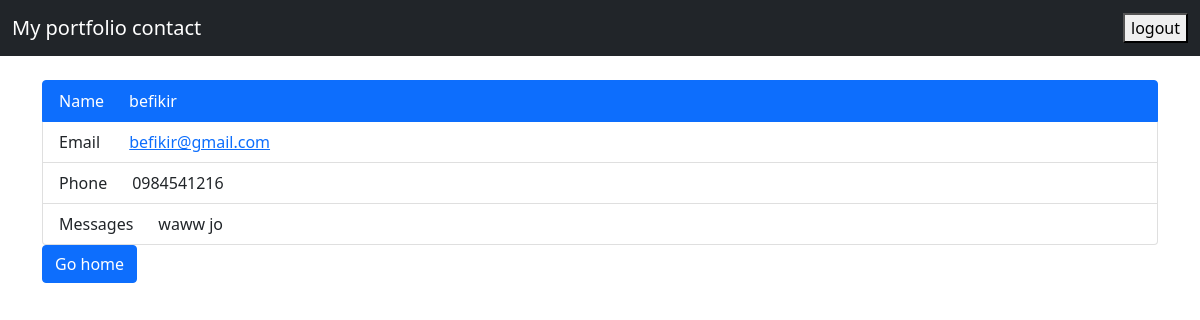
The page /detail_contact/8 on the database its author committed.
### home/models.py (models this page shows)
class Contact(models.Model):
    name=models.CharField(max_length=40)
    email=models.EmailField(max_length=40)
    number=models.CharField(max_length=10)
    content=models.TextField(max_length=400)

### home/views.py (the view)
# urls.py: path('detail_contact/<int:pk>', views.detail_contact, name='detail_contact'),
def detail_contact(request,pk):
    contact=Contact.objects.get(id=pk)
    context={'contact':contact}
    return render(request,'detail_contact.html',context=context)

### home/templates/detail_contact.html (shortened to what this page needs)
{% extends 'base2.html' %}
{% block content  %}
<div class="container" >
    <ul class="list-group">
        <li class="list-group-item active" aria-current="true">Name &nbsp; &nbsp; &nbsp;{{contact.name}}</li>
        <li class="list-group-item">Email    &nbsp; &nbsp; &nbsp; <a href="https://www.{{contact.email}}" class="gmail">{{contact.email}}</a></li>
        <li class="list-group-item">Phone    &nbsp; &nbsp; &nbsp;{{contact.number}}</li>
        <li class="list-group-item">Messages &nbsp; &nbsp; &nbsp;{{contact.content}}</li>
      </ul>
 <a href="{% url 'home2' %}" class="btn btn-primary">Go home</a>
</div>
  {% endblock content %}

### rows shown on the page
Contact: name "befikir", email "befikir@gmail.com", number "0984541216", content "waww jo"
